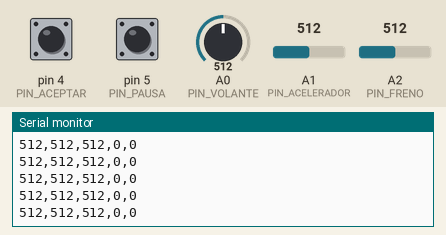
Simulated run of this sketch. Board: Arduino Uno, built with avr-gcc and run on an emulated ATmega328P. Parts: the last lines printed to the serial monitor. Inputs (shaded band) come from the test bench; at power-on: A2 (PIN_FRENO) = 512, pin 4 (PIN_ACEPTAR) HIGH, pin 5 (PIN_PAUSA) HIGH, A0 (PIN_VOLANTE) = 512, A1 (PIN_ACELERADOR) = 512.

Above: at 5.7 s.
5.8 s: A2 (PIN_FRENO) set to 982
At 6.8 s:
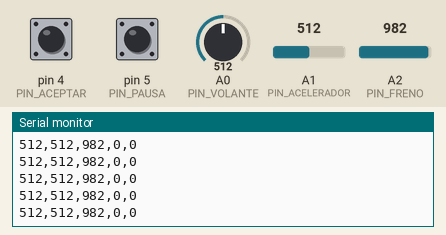
8.8 s: A2 (PIN_FRENO) set to 1007
At 9.3 s:
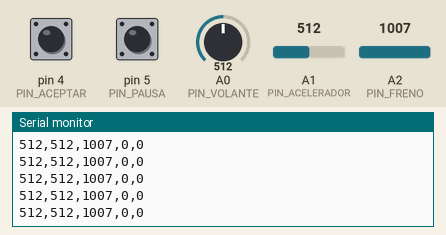
Timing chart, 0 to 11.8 s (numbered marks = the images above; inputs shaded):
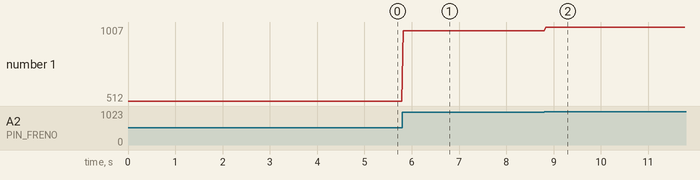

The sketch:

VolanteArduino.ino
```cpp
// Envía: acelerador,volante,freno,aceptar,pausa   Ej: 120,512,0,0,0

const int PIN_VOLANTE = A0;  // potenciómetro: extremos a 5V y GND, centro a A1
const int PIN_ACELERADOR  = A1;  // potenciómetro: extremos a 5V y GND, centro a A0
const int PIN_FRENO      = A2;  // potenciómetro: extremos a 5V y GND, centro a A2
const int PIN_ACEPTAR    = 4;   // botón entre pin 4 y GND
const int PIN_PAUSA      = 5;   // botón entre pin 5 y GND

void setup() {
  Serial.begin(9600);
  pinMode(PIN_ACEPTAR, INPUT_PULLUP);
  pinMode(PIN_PAUSA, INPUT_PULLUP);
}

void loop() {
  Serial.print(analogRead(PIN_VOLANTE)); Serial.print(",");
  Serial.print(analogRead(PIN_ACELERADOR));    Serial.print(",");
  Serial.print(analogRead(PIN_FRENO));      Serial.print(",");
  Serial.print(!digitalRead(PIN_ACEPTAR));  Serial.print(",");
  Serial.println(!digitalRead(PIN_PAUSA));

  delay(30);
}
```

Measured:
- after the input at 5.8 s, the serial monitor: prints a new line at once (image 1)
- after the input at 8.8 s, the serial monitor: prints a new line at once (image 2)
- plotted number 1: 512 → 982 after the input at 5.8 s, 982 → 1007 after the input at 8.8 s
